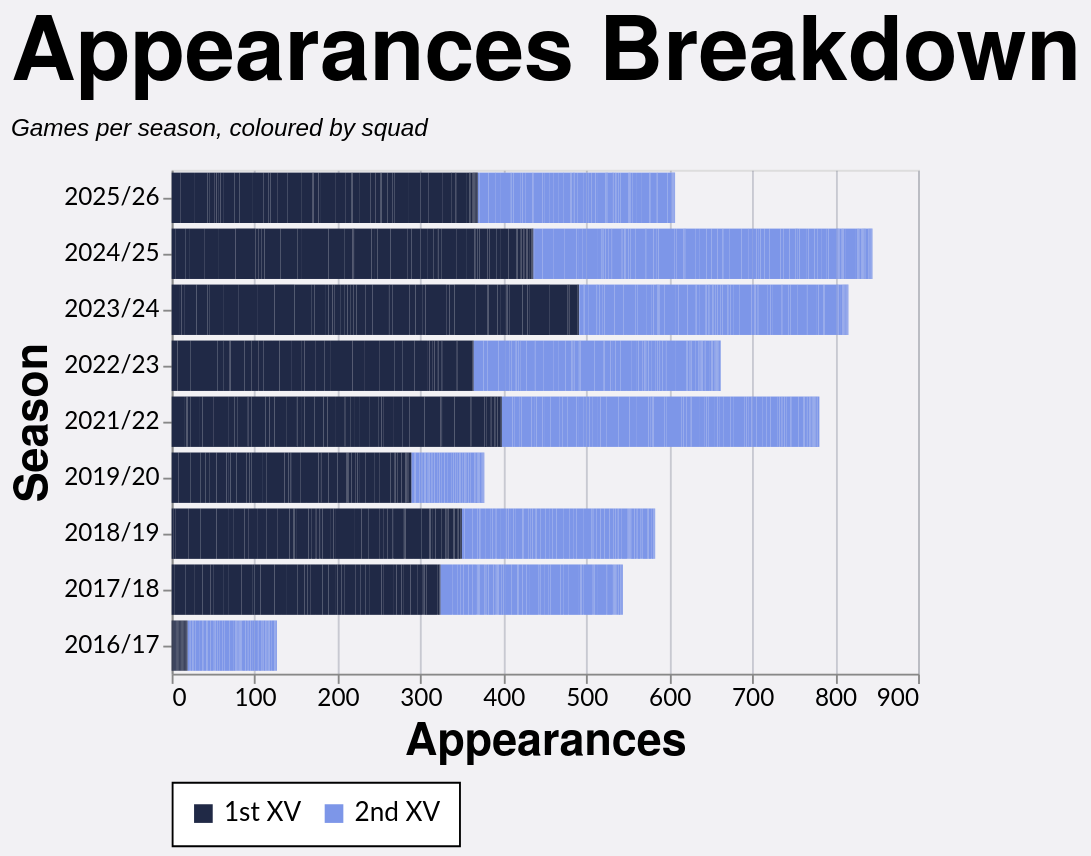

Vega-Lite specification stored for this chart:
### Vega-Lite specification from a JSON file in a GitHub repository (floating-point values rounded to 4 significant figures; data arrays with more than 128 entries replaced by an {"elided": "..."} marker saying what was removed)
{"config": {"axis": {"labelFont": "Lato, sans-serif", "titleFont": "PT Sans Narrow, Helvetica Neue, Helvetica, Arial, sans-serif", "labelFontSize": 13, "titleFontSize": 24, "gridColor": "#202947", "gridOpacity": 0.2}, "header": {"labelFont": "PT Sans Narrow, Helvetica Neue, Helvetica, Arial, sans-serif", "titleFont": "PT Sans Narrow, Helvetica Neue, Helvetica, Arial, sans-serif", "labelFontSize": 24, "titleFontSize": 28, "labelFontWeight": "bold", "orient": "left"}, "legend": {"labelFont": "Lato, sans-serif", "titleFont": "PT Sans Narrow, Helvetica Neue, Helvetica, Arial, sans-serif", "labelFontSize": 14, "titleFontSize": 16, "titlePadding": 5, "fillColor": "white", "strokeColor": "black", "padding": 10, "titleFontWeight": "lighter", "titleFontStyle": "italic", "titleColor": "gray", "offset": 10}, "title": {"font": "PT Sans Narrow, Helvetica Neue, Helvetica, Arial, sans-serif", "fontSize": 48, "fontWeight": "bold", "anchor": "start", "align": "center", "titlePadding": 20, "subtitlePadding": 10, "subtitleFontSize": 13, "subtitleColor": "", "subtitleFontStyle": "italic", "offset": 15, "color": "black"}, "axisX": {"labelAngle": 0}, "facet": {"title": null, "header": null, "align": {"row": "each", "column": "each"}}, "resolve": {"scale": {"y": "independent", "facet": "independent"}}, "background": "#f2f1f4"}, "data": {"name": "data-746155431f53c73e43dacf96cb2d6953"}, "mark": {"type": "bar"}, "encoding": {"color": {"field": "color_value", "legend": {"orient": "bottom", "title": null}, "scale": {"domain": ["1st XV", "2nd XV"], "range": ["#202946", "#7d96e8"]}, "sort": {"field": "sum(apps)", "op": "sum", "order": "descending"}, "type": "nominal"}, "tooltip": [{"field": "player", "title": "Player", "type": "nominal"}, {"field": "season", "title": "Season", "type": "nominal"}, {"field": "color_value", "title": "Group", "type": "nominal"}, {"aggregate": "sum", "field": "apps", "title": "Appearances", "type": "quantitative"}], "x": {"aggregate": "sum", "field": "apps", "title": "Appearances", "type": "quantitative"}, "y": {"field": "season", "sort": {"field": "season_sort", "op": "max", "order": "descending"}, "title": "Season", "type": "nominal"}}, "height": {"step": 30}, "title": {"text": "Appearances Breakdown", "subtitle": "Games per season, coloured by squad"}, "width": 400, "$schema": "https://vega.github.io/schema/vega-lite/v5.20.1.json", "datasets": {"data-746155431f53c73e43dacf96cb2d6953": {"elided": "2489 records"}}}
